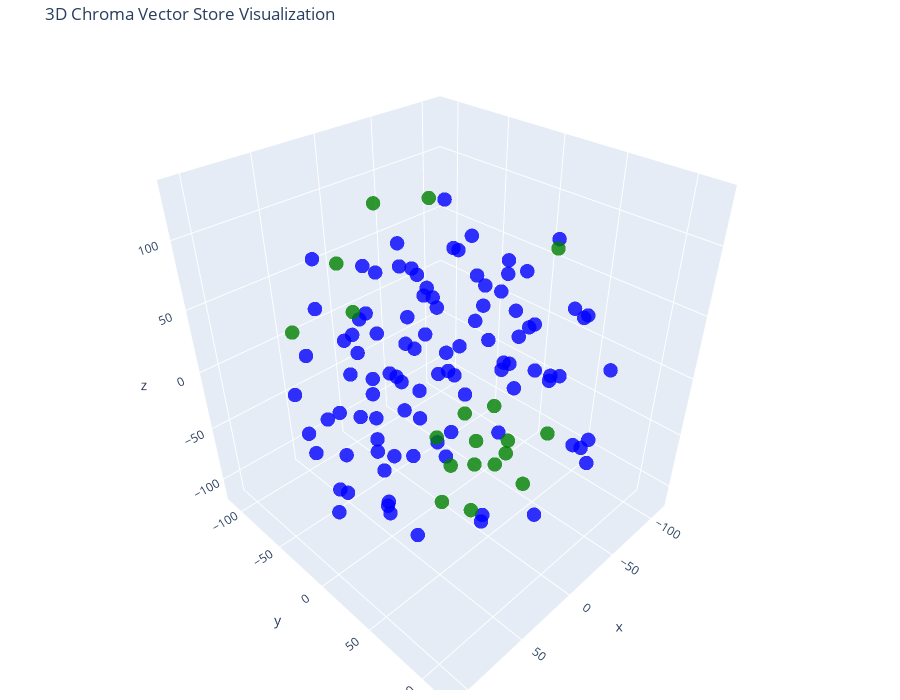

Notebook code for this chart:
### Code cell
tsne = TSNE(n_components=3, random_state=42)
reduced_vectors = tsne.fit_transform(vectors)

# Create the 3D scatter plot
fig = go.Figure(data=[go.Scatter3d(
    x=reduced_vectors[:, 0],
    y=reduced_vectors[:, 1],
    z=reduced_vectors[:, 2],
    mode='markers',
    marker=dict(size=5, color=colors, opacity=0.8),
    text=[f"Type: {t}<br>Text: {d[:100]}..." for t, d in zip(doc_types, documents)],
    hoverinfo='text'
)])

fig.update_layout(
    title='3D Chroma Vector Store Visualization',
    scene=dict(xaxis_title='x', yaxis_title='y', zaxis_title='z'),
    width=900,
    height=700,
    margin=dict(r=20, b=10, l=10, t=40)
)

fig.show()

### Figure 1 — Plotly figure (JSON) as saved in the notebook; plotly's stock layout.template omitted (floating-point values rounded to 4 significant figures)
{"data": [{"hoverinfo": "text", "marker": {"color": ["blue", "blue", "blue", "blue", "blue", "blue", "blue", "blue", "blue", "blue", "blue", "blue", "blue", "blue", "blue", "blue", "blue", "blue", "blue", "blue", "blue", "blue", "blue", "blue", "blue", "blue", "blue", "blue", "blue", "blue", "blue", "blue", "blue", "blue", "blue", "blue", "blue", "blue", "blue", "blue", "blue", "blue", "blue", "blue", "blue", "blue", "blue", "blue", "blue", "blue", "blue", "blue", "blue", "blue", "blue", "blue", "blue", "blue", "blue", "blue", "blue", "blue", "blue", "blue", "blue", "blue", "blue", "blue", "blue", "blue", "blue", "blue", "blue", "blue", "blue", "blue", "blue", "blue", "blue", "blue", "blue", "blue", "blue", "blue", "blue", "blue", "blue", "blue", "blue", "blue", "blue", "blue", "blue", "blue", "blue", "blue", "blue", "blue", "blue", "green", "green", "green", "green", "green", "green", "green", "green", "green", "green", "green", "green", "green", "green", "green", "green", "green", "green", "green"], "opacity": 0.8, "size": 5}, "mode": "markers", "text": ["Type: document<br>Text: **BỘ** **GIÁO** **DỤC** **VÀ** **ĐÀO** **TẠO** **ĐẠI** **HỌC**\n**BÁCH** **KHOA** **HÀ** **NỘI**\n\n**Q...", "Type: document<br>Text: CHƯƠNG I NHỮNG QUY ĐỊNH\nCHUNG..................................................................1\nĐiề...", "Type: document<br>Text: lũy...................................................6 Điều 8. Chuyển\ncơ sở đào tạo\nkhác..............", "Type: document<br>Text: 14. Đăng ký tốt nghiệp đại\nhọc.........................................................................", "Type: document<br>Text: Điều 21. Đăng ký học tập chương trình kỹ\nsư............................................................", "Type: document<br>Text: sĩ.........................................................17 Điều 28.\nHọc bổ sung, miễn học và công...", "Type: document<br>Text: Điều 35. Gia hạn thời gian học tập, thôi\nhọc...........................................................", "Type: document<br>Text: ii...", "Type: document<br>Text: Điều 38. Tiểu luận tổng quan và chuyên đề tiến sĩ\n.....................................................", "Type: document<br>Text: cứu..............................27 CHƯƠNG VI TỔ CHỨC THỰC\nHIỆN........................................", "Type: document<br>Text: BỘ GIÁO DỤC VÀ ĐÀO TẠO\n\n**ĐẠI** **HỌC** **BÁCH** **KHOA** **HÀ** **NỘI**\n\n**CỘNG** **HÒA** **XÃ** **...", "Type: document<br>Text: 2\\. Quy chế này áp dụng cho sinh viên đại học, học viên của chương\ntrình thạc sĩ và nghiên cứu sinh ...", "Type: document<br>Text: 1\\. Ngành đào tạo (sau đây gọi tắt là ngành) là một lĩnh vực chuyên\nmôn rộng, có mã số trong Danh mụ...", "Type: document<br>Text: 2 Quy chế tuyển sinh và đào tạo trình độ thạc sĩ, ban hành theo Thông\ntư số 23/2021/TT-BGDĐT ngày 30...", "Type: document<br>Text: 4 Danh mục thống kê ngành đào tạo của giáo dục đại học ban hành theo\nThông tư số 09/2022/TT-BGDĐT ng...", "Type: document<br>Text: 4\\. Chương trình ELITECH (từ viết tắt của cụm từ Elite Technology\nProgram) là CTĐT chất lượng cao (t...", "Type: document<br>Text: 5\\. Thời gian và khối lượng học tập chuẩn đối với các CTĐT theo hình\nthức chính quy không kể các môn...", "Type: document<br>Text: 6 Chương trình đào tạo cử nhân-kỹ sư tích hợp là chương trình được\nthiết kế một cách tổng thể, liên ...", "Type: document<br>Text: 2\\. Lịch đăng ký học tập, thời khóa biểu, lịch thi và kế hoạch xét\ncông nhận tốt nghiệp trong năm họ...", "Type: document<br>Text: b\\) Đối với sinh viên học liên thông đã được miễn trừ khối lượng tín\nchỉ tích lũy, thời gian thiết k...", "Type: document<br>Text: d\\) Đối với người học các CTĐT đại học và thuộc diện đối tượng ưu tiên\ntheo quy định tại Quy chế tuy...", "Type: document<br>Text: 2\\. Học phần là đơn vị cấu thành chương trình học tập và được thực\nhiện trọn vẹn trong một học kỳ. M...", "Type: document<br>Text: 5\\. Học phần tương đương và học phần thay thế\n\na\\) Người học được tùy chọn học một học phần tương đư...", "Type: document<br>Text: 2\\. Điểm quá trình được đánh giá qua thi giữa kỳ, kiểm tra thường kỳ,\nkết hợp thi giữa kỳ và kiểm tr...", "Type: document<br>Text: 4\\. Hình thức đánh giá trực tuyến được áp dụng khi đảm bảo trung thực,\ncông bằng và khách quan như đ...", "Type: document<br>Text: ||\n||\n||\n||\n||\n\n7\\. Người học có thể đăng ký học lại học phần đã có điểm đạt để cải\nthiện điểm trung...", "Type: document<br>Text: **Điều** **6.** **Hoãn** **thi,** **miễn** **thi,** **phúc** **tra**\n**và** **khiếu** **nại** **điểm...", "Type: document<br>Text: 3\\. Người học không dự thi giữa kỳ do bị ốm, tai nạn hoặc vì lý do\nchính đáng được giảng viên bố trí...", "Type: document<br>Text: 1\\. Số TC tích lũy là tổng số TC của các học phần có điểm đạt kể từ\nđầu khóa kể cả các học phần được...", "Type: document<br>Text: 2\\. Học viên thạc sĩ không thể tiếp tục học tập tại ĐHBK Hà Nội vì lý\ndo chuyển nơi cư trú hoặc chuy...", "Type: document<br>Text: **Điều** **9.** **Học** **phí**\n\n1\\. Người học có nghĩa vụ nộp học phí đầy đủ và đúng thời hạn theo ...", "Type: document<br>Text: 4\\. Sinh viên, học viên có đơn đề nghị thôi học, nghỉ học tạm thời\nhoặc chuyển cơ sở đào tạo trong k...", "Type: document<br>Text: a\\) Đăng ký học phần: sinh viên chọn đăng ký những học phần dự tính sẽ\nhọc trong học kỳ tiếp. Sinh v...", "Type: document<br>Text: 2\\. Số lượng TC đăng ký:\n\na\\) Sinh viên không thuộc diện cảnh báo học tập theo quy định tại\nkhoản 1 ...", "Type: document<br>Text: 4\\. Đối với học phần có giờ lên lớp, chỉ mở lớp khi có tối thiểu 20\nsinh viên đăng ký học. Các trườn...", "Type: document<br>Text: 1\\. Kết quả học tập của người học đã tích lũy từ một trình độ đào tạo\nkhác, một CTĐT khác hoặc từ mộ...", "Type: document<br>Text: 9\n\nCTĐT theo hình thức VLVH tại đơn vị liên kết, việc đánh giá ĐATN được\nphép thực hiện tại đơn vị l...", "Type: document<br>Text: 1\\. Kết thúc mỗi học kỳ, sinh viên tham gia khảo sát lấy ý kiến phản\nhồi về các điều kiện bảo đảm ch...", "Type: document<br>Text: a\\) Số TC tích lũy (số TCTL).\n\nb\\) Tổng số TC của các học phần đã học nhưng chưa đạt từ đầu khóa (số...", "Type: document<br>Text: **Điều** **13.** **Đồ** **án/khóa** **luận** **tốt** **nghiệp**\n**đại** **học**\n\nCác học phần tốt ng...", "Type: document<br>Text: 3\\. Kết quả ĐATN được đánh giá như sau:\n\na\\) Điểm quá trình của ĐATN được tính bằng trung bình cộng ...", "Type: document<br>Text: e\\) Các điểm của người hướng dẫn, phản biện và thành viên hội đồng\nđánh giá ĐATN được phép cho lẻ tớ...", "Type: document<br>Text: b\\) Đạt chuẩn ngoại ngữ đầu ra.\n\nc\\) Điểm trung bình tích lũy toàn khóa (tính theo các học phần đăng...", "Type: document<br>Text: 6\\. Sinh viên không tốt nghiệp được quyền đề nghị cấp chứng nhận với\ncác học phần đã tích lũy trong ...", "Type: document<br>Text: b\\) Sinh viên bị Hội đồng kỷ luật của ĐHBK Hà Nội đề nghị áp dụng mức\nkỷ luật từ cảnh cáo trở lên.\n\n...", "Type: document<br>Text: c\\) Thời gian nghỉ học tạm thời do sinh viên được điều động vào lực\nlượng vũ trang (là thời gian đượ...", "Type: document<br>Text: 3\\. Tự nguyện thôi học: Sinh viên thấy không có đủ điều kiện hoặc\nkhông muốn tiếp tục học tại ĐHBK H...", "Type: document<br>Text: d\\) Không bị cảnh báo học tập hoặc bị xét thi hành kỷ luật;\n\n2\\. Không cho phép chuyển CTĐT đối với ...", "Type: document<br>Text: 5\\. Sinh viên từ trường khác muốn chuyển tới học tại ĐHBK Hà Nội phải\nđáp ứng điều kiện trúng tuyển ...", "Type: document<br>Text: 2\\. Sinh viên được đăng ký học chương trình thứ hai sớm nhất khi đã\nđược xếp trình độ năm thứ hai củ...", "Type: document<br>Text: 6\\. Sinh viên chỉ được xét tốt nghiệp chương trình thứ hai, nếu có đủ\nđiều kiện tốt nghiệp ở chương ...", "Type: document<br>Text: c\\) Áp dụng cảnh báo học tập mức 3 đối với sinh viên có số TC nợ đọng\ntừ đầu khóa lớn hơn 24.\n\nd\\) S...", "Type: document<br>Text: 3\\. Buộc thôi học là hình thức áp dụng đối với những sinh viên có kết\nquả học tập rất kém, cụ thể tr...", "Type: document<br>Text: 15\n\n2\\. Sinh viên thi hộ hoặc nhờ người thi hộ đều bị kỷ luật ở mức đình\nchỉ học tập 01 năm đối với ...", "Type: document<br>Text: 2\\. Quy trình đăng ký học tập thực hiện theo khoản 1 Điều 10 của Quy\nchế này.\n\n3\\. Trong quá trình h...", "Type: document<br>Text: 4\\. Việc đánh giá kết quả thực hiện ĐATN KS được thực hiện theo khoản\n3 Điều 13 của Quy chế này. Đồ ...", "Type: document<br>Text: b\\) Đã nộp đồ án tốt nghiệp cho thư viện theo quy cách của bản đồ án\ndo ĐHBK Hà Nội quy định.\n\nc\\) Đ...", "Type: document<br>Text: **Điều** **24.** **Điểm** **trung** **bình** **toàn** **khóa** **và**\n**hạng** **tốt** **nghiệp** **...", "Type: document<br>Text: b\\) Học viên bị Hội đồng kỷ luật của ĐHBK Hà Nội đề nghị áp dụng mức\nkỷ luật từ cảnh cáo trở lên.\n\n*...", "Type: document<br>Text: 17\n\nvượt quá 2 học kỳ chính; thời gian nghỉ trên 2 học kỳ được tính vào\nthời gian học chậm tiến độ.\n...", "Type: document<br>Text: 6\\. Học viên thấy không có đủ điều kiện hoặc không muốn tiếp tục học\ntại ĐHBK Hà Nội có thể làm đơn ...", "Type: document<br>Text: **CHƯƠNG** **IV** **ĐÀO** **TẠO** **THẠC** **SĨ**\n\n**Điều** **27.** **Đăng** **ký** **học** **tập** ...", "Type: document<br>Text: 18\n\n3\\. Đối với các học phần được giảng dạy trên lớp, quy mô lớp học phần\ntối thiểu là 20 học viên. ...", "Type: document<br>Text: b\\) Danh mục các học phần bổ sung và số TC được xác định khi xét hồ sơ\nđăng ký dự tuyển dựa trên việ...", "Type: document<br>Text: c\\) Học viên học chương trình tích hợp Cử nhân - Thạc sĩ khoa học của\nĐHBK Hà Nội được đăng ký học t...", "Type: document<br>Text: 19\n\n**Điều** **29.** **Đăng** **ký** **đề** **tài** **luận** **văn**\n**thạc** **sĩ**\n\n1\\. Đăng ký đề...", "Type: document<br>Text: **Điều** **30.** **Điều** **kiện** **được** **bảo** **vệ** **luận**\n**văn** **thạc** **sĩ**\n\nHọc viê...", "Type: document<br>Text: **Điều** **31.** **Điểm** **luận** **văn** **thạc** **sĩ**\n\n1\\. Điểm luận văn thạc sĩ là điểm bảo vệ...", "Type: document<br>Text: 20\n\nnghiệm thu, hoặc đề tài nghiên cứu đã được nghiệm thu do người hướng\ndẫn chủ trì và học viên là ...", "Type: document<br>Text: 2\\. Trong trường hợp luận văn bảo vệ lần thứ hai vẫn không đạt yêu\ncầu, nếu học viên có nguyện vọng ...", "Type: document<br>Text: 1\\. Học viên có đủ các điều kiện sau đây thì được xét công nhận tốt\nnghiệp:\n\na\\) Luận văn đạt yêu cầ...", "Type: document<br>Text: ||\n||\n||\n||\n\n3\\. Học viên đạt đủ điều kiện tốt nghiệp được Giám đốc ĐHBK Hà Nội ra\nquyết định công n...", "Type: document<br>Text: 2\\. Học viên bị ốm hoặc tai nạn buộc phải điều trị trong thời gian\ndài, hoặc nghỉ thai sản theo quy ...", "Type: document<br>Text: 4\\. Học viên phải nộp đơn đề nghị trở lại học chậm nhất 1 tuần trước\nkhi bắt đầu học kỳ mới. Đối với...", "Type: document<br>Text: 3\\. Học viên bị buộc thôi học trong các trường hợp sau đây:\n\na\\) Học viên học chậm tiến độ quá thời ...", "Type: document<br>Text: 2\\. Căn cứ kế hoạch học tập chuẩn toàn khóa của CTĐT tiến sĩ, NCS xây\ndựng kế hoạch chi tiết theo từ...", "Type: document<br>Text: 1\\. Các học phần bổ sung nhằm hỗ trợ NCS có đủ kiến thức, trình độ\nchuyên môn để thực hiện đề tài ng...", "Type: document<br>Text: a\\) Mỗi NCS phải hoàn thành tối thiểu 8 TC tương ứng 3-4 học phần tiến\nsĩ.\n\nb\\) NCS phải thực hiện q...", "Type: document<br>Text: **Điều** **38.** **Tiểu** **luận** **tổng** **quan** **và** **chuyên**\n**đề** **tiến** **sĩ**\n\n1\\. T...", "Type: document<br>Text: b\\) NCS phải hoàn thành Tiểu luận tổng quan với kết quả đạt yêu cầu\ntrong vòng 12 tháng kể từ khi có...", "Type: document<br>Text: b\\) NCS phải đăng ký thực hiện các chuyên đề tiến sĩ. Tên của chuyên\nđề do NCS đề xuất và phải được ...", "Type: document<br>Text: 2\\. Quyển thuyết minh Luận án tiến sĩ phải đáp ứng quy định về hình\nthức, cách trình bày luận án; số...", "Type: document<br>Text: c\\) Tuân thủ các quy định khác của Luật sở hữu trí tuệ.\n\n**Điều** **40.** **Điều** **kiện** **được**...", "Type: document<br>Text: c\\) Tổng điểm của tất cả các công trình nghiên cứu trong khoản b mục 1\ncủa Điều này phải đạt từ 2,0 ...", "Type: document<br>Text: 2\\. Điều kiện để NCS được bảo vệ luận án ở Hội đồng đánh giá luận án\ncấp Đại học (bảo vệ luận án cấp...", "Type: document<br>Text: b\\) Hội đồng đánh giá luận án cấp cơ sở (sau đây gọi tắt là hội đồng\ncấp cơ sở) do Hiệu trưởng trườn...", "Type: document<br>Text: đ) Trong vòng 20 ngày sau khi kết thúc đánh giá luận án cấp cơ sở, NCS\nphải hoàn thành đầy đủ việc s...", "Type: document<br>Text: b\\) Hội đồng đánh giá luận án cấp Đại học do Giám đốc ĐHBK Hà Nội ra\nquyết định thành lập có 7 thành...", "Type: document<br>Text: 26\n\nd\\) Luận án được đánh giá bằng hình thức bỏ phiếu (tán thành hoặc\nkhông tán thành), luận án khôn...", "Type: document<br>Text: **Điều** **42.** **Đánh** **giá** **lại** **luận** **án** **tiến**\n**sĩ**\n\n1\\. Trong trường hợp Hội ...", "Type: document<br>Text: 3\\. Trong trường hợp luận án bảo vệ lần thứ hai vẫn không đạt yêu cầu,\nĐHBK Hà Nội không tổ chức bảo...", "Type: document<br>Text: d\\) Đã nộp Thư viện Quốc gia Việt Nam và Thư viện Tạ Quang Bửu của\nĐHBK Hà Nội (cả bản in và file pd...", "Type: document<br>Text: 27\n\nbằng tiến sĩ cho nghiên cứu sinh được thực hiện trong thời hạn 30 ngày\nlàm việc kể từ ngày quyết...", "Type: document<br>Text: 4\\. Giám đốc ĐHBK Hà Nội xem xét, quyết định cho phép NCS được rút\nngắn thời gian học tập tối đa khô...", "Type: document<br>Text: **Điều** **45.** **Công** **nhận** **và** **chuyển** **đổi** **kết**\n**quả** **học** **tập,** **nghi...", "Type: document<br>Text: 28\n\nphù hợp với nội dung, yêu cầu của CTĐT, được thực hiện trên cơ sở đề\nxuất của Tiểu ban xét tuyển...", "Type: document<br>Text: 2\\. Đối với các khoá tuyển sinh có quyết định công nhận NCS trong\nkhoảng thời gian từ ngày 15 tháng ...", "Type: document<br>Text: 3\\. Đối với các khoá tuyển sinh đã có quyết định công nhận NCS trước\nngày 18 tháng 5 năm 2017, ĐHBK ...", "Type: document<br>Text: 29\n\nb\\) Khoản 2 Điều 18 (về việc học cùng lúc hai chương trình) được áp\ndụng với các khóa tuyển sinh...", "Type: question answer<br>Text: Ban Công tác Sinh viên sẽ tiếp nhận và giải đáp thắc mắc của sinh viên tại địa chỉ nào?: Chỉ tại các...", "Type: question answer<br>Text: Một môn học có trọng số KT(0,4)-T(0,6) nghĩa là môn học đó có *: Trọng số của điểm kiểm tra giữa kỳ ...", "Type: question answer<br>Text: Phương pháp quản lý chi tiêu 50-20-30 với sinh viên?: 50% Nhu cầu thiết yếu, 20% Tiết kiệm, 30% Sở ...", "Type: question answer<br>Text: Sinh viên bắt đầu được xem xét chuyển ngành từ khi nào?: Sau khi hoàn thành năm thứ nhất\n\nTrong các...", "Type: question answer<br>Text: Sinh viên sẽ bị xem xét buộc thôi học nếu?: Bị cảnh cáo học tập mức 3 lần thứ hai\n\nĐiều kiện xét tuy...", "Type: question answer<br>Text: Khi nào sinh viên phải hoàn toàn tự đăng ký lớp?: Bắt đầu từ học kỳ thứ 3\n\nCách thức đánh giá điểm r...", "Type: question answer<br>Text: Các bước đăng ký mới hoặc reset lại mật khẩu bị mất là: *: Truy cập ctt.hust.edu.vn – Chọn “Đăng nhậ...", "Type: question answer<br>Text: Đối tượng được xét học bổng Trần Đại Nghĩa là những ai: *: Sinh viên có hoàn cảnh khó khăn, có nghị ...", "Type: question answer<br>Text: Điều kiện được xét học bổng loại A là gì: *: GPA từ 3.6, điểm rèn luyện từ 90.\n\nTheo định hướng cu...", "Type: question answer<br>Text: Điểm rèn luyện được xếp loại theo cách nào dưới đây?: Xuất sắc, Tốt, Khá, Trung bình, Yếu, Kém\n\nĐiểm...", "Type: question answer<br>Text: Một môn học có trọng số KT(0.3)-T(0.7) và có điểm thi giữa kỳ (đã cộng) là 9đ, điểm thi cuối kỳ là 8...", "Type: question answer<br>Text: Ưu điểm nào sau đây là đặc trưng của chương trình đào tạo theo tín chỉ?: Sinh viên có thể tự lập kế ...", "Type: question answer<br>Text: Điều kiện cần để đạt học bổng loại A là gì?: GPA≥3,6 ĐRL≥90\n\nĐịa chỉ bạn cần đến để được hỗ t...", "Type: question answer<br>Text: Sinh viên được xếp hạng trình độ năm thứ nhất căn cứ số tín chỉ tích lũy như thế nào?: Trình độ năm ...", "Type: question answer<br>Text: Học đại học có khác gì so với THPT: Cần có kỹ năng làm việc độc lập: Cần có khả năng tự đọc - tự học...", "Type: question answer<br>Text: Mục chấm điểm rèn luyện có 2 cột điểm SV chấm và điểm GV chấm, vậy điểm chốt tính theo điểm nào?: Cộ...", "Type: question answer<br>Text: Các màu nhãn sách tại Trung tâm truyền thông và tri thức số là:: Màu trắng: sách đọc tại các phòng.:...", "Type: question answer<br>Text: Học bổng Trần Đại Nghĩa dành cho sinh viên có hoàn cảnh kinh tế khó khăn, có nghị lực vươn lên trong...", "Type: question answer<br>Text: Đâu là trang tra cứu OPAC:: http://libopac.hust.edu.vn/\n\nGPA và CPA có nghĩa là gì ?: GPA là điểm tr..."], "type": "scatter3d", "x": [-1.085, -58.3, -31.82, -12.31, 11.94, 19.9, -15.86, -69.45, -88.3, -58.06, -14.35, -42.18, -47.37, 46.2, 54.72, 2.601, -25.81, -31.52, -69.21, -55.13, -29.82, 101.4, 35.35, -22.42, -20.42, 16.06, 3.334, 14.92, 107.6, -17.36, 25.77, 11.35, 50.52, 55.64, 5.354, 81.0, -62.6, -9.413, 96.41, 90.19, -31.61, 62.63, 39.45, 70.83, 12.14, 7.305, 5.88, 16.66, 35.89, 90.69, -112.0, 73.11, -1.616, 53.03, 2.627, -48.23, 53.35, 97.57, 35.97, 12.44, 8.464, 13.87, -26.53, -30.04, -42.62, -26.08, -44.79, -66.86, -43.07, -26.24, 32.72, 61.24, 32.74, 42.15, -90.68, -93.15, 34.42, -78.21, -70.35, -58.73, -62.6, 58.19, 39.88, -59.94, 75.5, 47.2, -35.84, 74.71, -77.12, -58.95, -31.13, -30.49, -100.1, -25.21, -103.5, -82.86, 28.52, 87.73, 76.09, -27.81, -52.89, 48.19, 57.0, -97.57, 13.7, 9.196, 48.61, -16.66, -7.739, -34.8, 83.57, -13.18, 26.88, 28.05, 24.74, -1.047, -7.47, -63.62], "y": [117.7, -96.95, -104.8, -101.2, 17.87, -111.8, 56.87, -102.5, 78.59, 47.24, 103.3, 96.86, 94.67, 29.25, 91.07, 7.14, -41.5, -12.04, -31.97, -59.2, -57.97, 61.94, -88.2, -63.67, -103.1, -52.66, -70.67, 99.98, -2.723, -0.4669, 81.6, -62.56, 49.95, 19.2, -56.78, 12.4, -54.22, -31.37, 17.71, -5.695, -35.39, 13.74, 14.1, 21.19, -20.73, -31.83, -8.637, -19.06, 84.62, 41.28, 36.6, -3.06, 40.78, -80.2, 13.6, 81.09, -6.32, 8.973, -10.35, -7.534, 50.11, -72.01, -69.56, -4.379, -27.6, 79.97, 58.89, 43.77, 30.62, 32.42, -13.71, -11.96, -32.56, -48.68, -42.04, -21.85, -87.24, -0.2593, -56.64, -21.68, -31.17, -38.8, -15.33, 5.904, -47.5, -54.82, 5.553, 55.26, 51.42, 32.57, 41.54, 25.4, -4.007, -38.48, 2.184, -13.18, 23.21, -44.93, 81.68, -37.94, 18.73, -28.64, -29.31, 18.47, 36.75, 57.7, 46.3, 38.73, 3.136, 3.643, -45.0, 67.75, 58.41, 57.5, 26.49, -62.63, 56.86, 48.46], "z": [6.835, -21.06, -28.41, -4.742, 33.29, 13.72, 96.33, 17.25, -0.5492, 98.96, -8.044, -24.58, -49.9, 107.3, -28.05, 131.4, 2.618, 3.45, -0.6795, 5.386, -19.79, -13.78, -69.26, -78.94, 37.75, -79.58, -52.49, -50.56, 10.77, 88.88, 63.35, 27.55, 52.76, 37.54, 59.92, 76.17, -55.47, -61.11, -0.4956, -70.45, -101.2, -66.42, -39.54, -27.44, 22.13, -18.43, 61.97, 83.11, 21.11, 38.33, 13.23, 36.81, -113.2, 3.08, -40.78, 62.57, -39.73, -34.18, 14.86, -10.53, 56.47, -9.445, 66.13, -34.96, -35.93, 27.25, 2.826, -12.08, -17.53, 7.909, -61.6, -8.191, -2.843, 25.47, 17.32, 34.4, 69.56, 18.04, 51.36, 46.39, 72.74, -97.65, -107.4, 68.24, -53.01, -37.08, 42.74, -57.65, 42.28, 29.55, 36.52, 64.01, -7.815, 43.15, -47.13, -36.91, 83.13, 6.351, 26.1, 109.4, -92.33, 59.22, 96.37, 68.14, -4.601, 10.76, 1.812, -67.54, -86.11, -77.96, 52.61, -64.56, -26.68, -67.76, -84.46, 106.4, -28.45, -60.87]}], "layout": {"height": 700, "margin": {"b": 10, "l": 10, "r": 20, "t": 40}, "scene": {"xaxis": {"title": {"text": "x"}}, "yaxis": {"title": {"text": "y"}}, "zaxis": {"title": {"text": "z"}}}, "title": {"text": "3D Chroma Vector Store Visualization"}, "width": 900}}
